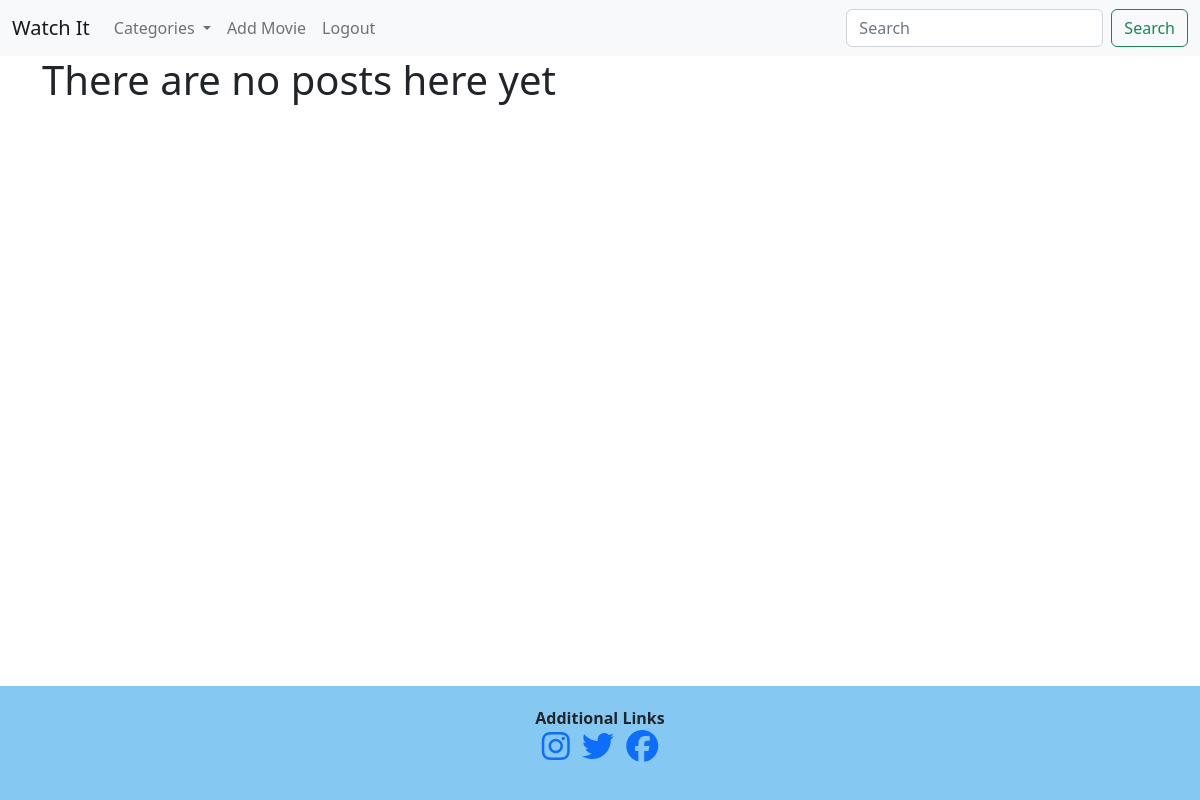
The page /category/Drama/ (signed in) on the database as committed earlier.
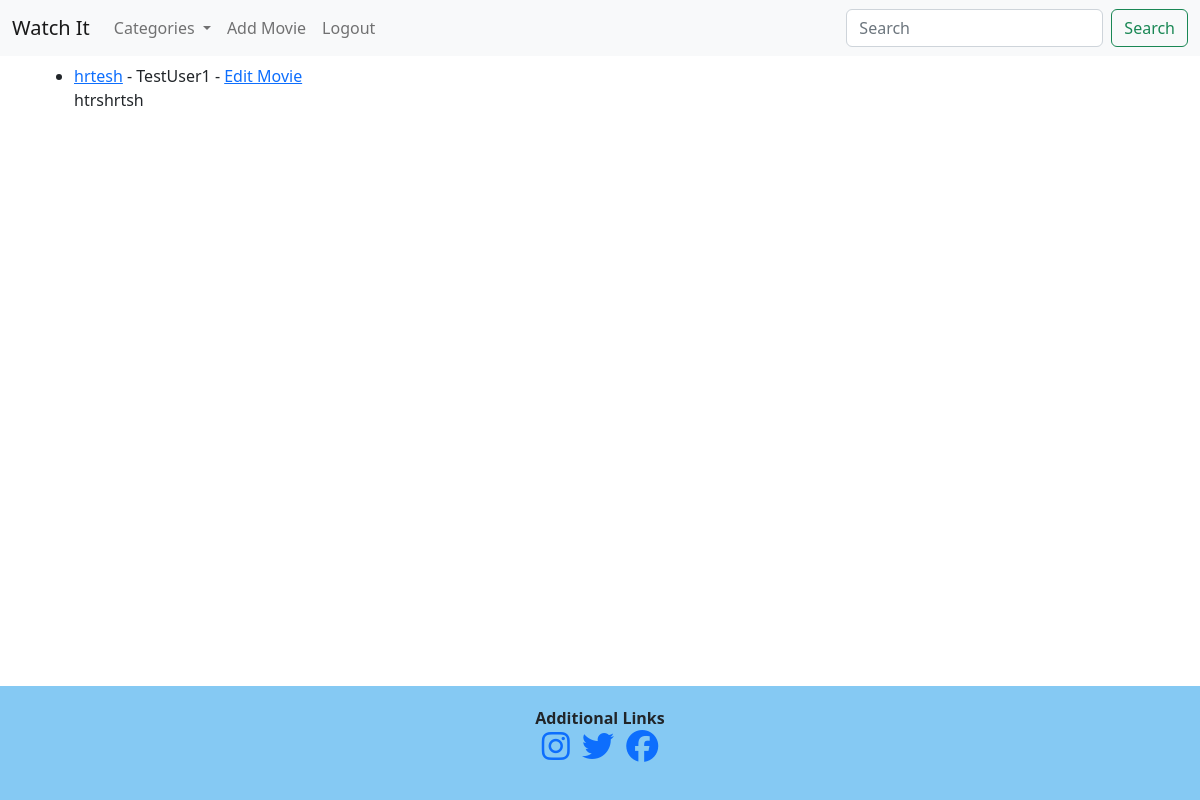
The same page on the database as committed later.
### watchit/models.py (models this page shows, shortened)
class Post(models.Model):
    title = models.CharField(max_length=255)
    title_tag = models.CharField(max_length=255)
    author = models.ForeignKey(User, on_delete=models.CASCADE)
    """This will delete all of users' posts"""
    body = models.TextField()
    post_date = models.DateField(auto_now_add=True)
    category = models.CharField(max_length=255, default='Action')
    likes = models.ManyToManyField(User, related_name='blog_posts')

### watchit/views.py (the view)
# urls.py: path('category/<str:category>/', CategoryView, name="category"),
def CategoryView(request, category):
    category_posts = Post.objects.filter(category=category)
    context = {}
    context['category_posts'] = category_posts
    category_menu = Category.objects.all()
    context["category_menu"] = category_menu
    return render(request, 'categories.html', context)

### watchit/models.py (called while the page is built)
    def __str__(self):
        return self.name

### watchit/templates/categories.html (shortened to what this page needs)
{% extends 'base.html' %}
{% block content %}
    {% if user.is_authenticated %}
        {% if category_posts %}
            <ul>
            {% for Post in category_posts %}
                <li><a href="{% url 'movie-detail' Post.pk %}">{{ Post.title }}</a> - {{ Post.author }} - <a href="{% url 'edit-movie' Post.pk %}">Edit Movie</a> <br/>
                {{ Post.body|slice:":200" }}</li>
            {% endfor %}
            </ul>
        {% else %}
            <h1>There are no posts here yet</h1>
        {% endif %}
        {% endif %}
{% endblock %}

Rows that differ between the two databases and show on the page:
added Post: title "hrtesh", author "TestUser1", body "htrshrtsh"
Other text that changed with them:
text no longer shown: "There are no posts here yet"
